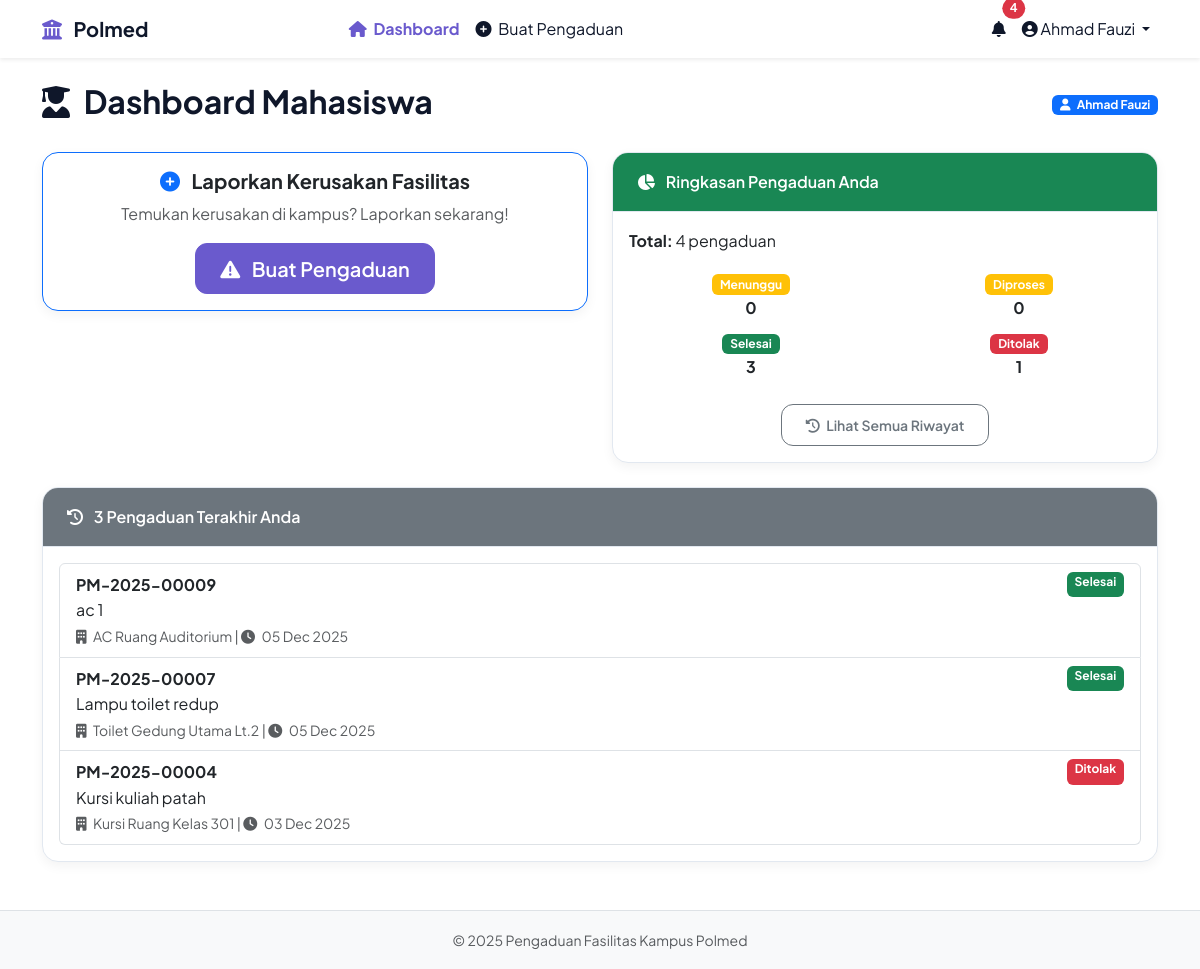
Page /dashboard/mahasiswa/index.php (signed in) on the committed database.
### tables this page shows
CREATE TABLE `pengaduan` (
  `id` int(11) NOT NULL,
  `user_id` int(11) NOT NULL,
  `fasilitas_id` int(11) NOT NULL,
  `no_tiket` varchar(20) NOT NULL,
  `judul` varchar(150) NOT NULL,
  `deskripsi` text NOT NULL,
  `foto` varchar(255) DEFAULT NULL,
  `status` enum('menunggu','diproses','selesai','ditolak') NOT NULL DEFAULT 'menunggu',
  `created_at` timestamp NOT NULL DEFAULT current_timestamp(),
  `updated_at` timestamp NOT NULL DEFAULT current_timestamp() ON UPDATE current_timestamp()
);

CREATE TABLE `fasilitas` (
  `id` int(11) NOT NULL,
  `nama` varchar(100) NOT NULL,
  `lokasi` varchar(100) DEFAULT NULL,
  `deskripsi` text DEFAULT NULL
);

### dashboard/mahasiswa/index.php (the view, shortened to what this page needs)
<?php include '../../includes/header.php'; ?>
<div class="d-flex justify-content-between align-items-center mb-4">
    <h2><i class="fas fa-user-graduate me-2"></i> Dashboard Mahasiswa</h2>
    <span class="badge bg-primary">
        <i class="fas fa-user me-1"></i> <?= htmlspecialchars($_SESSION['nama']) ?>
    </span>
</div>
<div class="row mb-4">
    <div class="col-md-6">
        <div class="card border-primary">
            <div class="card-body text-center">
                <h5 class="card-title">
                    <i class="fas fa-plus-circle text-primary me-2"></i>
                    Laporkan Kerusakan Fasilitas
                </h5>
                <p class="text-muted mb-3">
                    Temukan kerusakan di kampus? Laporkan sekarang!
                </p>
                <a href="buat_pengaduan.php" class="btn btn-primary btn-lg">
                    <i class="fas fa-exclamation-triangle me-2"></i> Buat Pengaduan
                </a>
            </div>
        </div>
    </div>
    <div class="col-md-6">
        <?php
        $stats = [];
        $result = $koneksi->query("SELECT COUNT(*) as total FROM pengaduan WHERE user_id = $user_id");
        $stats['total'] = $result->fetch_assoc()['total'];
        $result = $koneksi->query("SELECT COUNT(*) as selesai FROM pengaduan WHERE user_id = $user_id AND status = 'selesai'");
        $stats['selesai'] = $result->fetch_assoc()['selesai'];
        $status_labels = [
            'menunggu' => 'Menunggu',
            'diproses' => 'Diproses',
            'selesai' => 'Selesai',
            'ditolak' => 'Ditolak'
        ];
        ?>
        <div class="card">
            <div class="card-header bg-success text-white">
                <i class="fas fa-chart-pie me-2"></i> Ringkasan Pengaduan Anda
            </div>
            <div class="card-body">
                <p><strong>Total:</strong> <?= $stats['total'] ?> pengaduan</p>
                <div class="row text-center">
                    <?php foreach (['menunggu', 'diproses', 'selesai', 'ditolak'] as $status): ?>
                        <?php
                        $result = $koneksi->query("SELECT COUNT(*) as total FROM pengaduan WHERE user_id = $user_id AND status = '$status'");
                        $count = $result->fetch_assoc()['total'];
                        $label = $status_labels[$status];
                        $color = $status == 'selesai' ? 'success' : ($status == 'ditolak' ? 'danger' : 'warning');
                        ?>
                        <div class="col-6 mb-2">
                            <div class="badge bg-<?= $color ?>"><?= $label ?></div><br>
                            <strong><?= $count ?></strong>
                        </div>
                    <?php endforeach; ?>
                </div>
                <div class="mt-3 text-center">
                    <a href="riwayat.php" class="btn btn-outline-secondary btn-sm">
                        <i class="fas fa-history me-1"></i> Lihat Semua Riwayat
                    </a>
                </div>
            </div>
        </div>
    </div>
</div>
<div class="card">
    <div class="card-header bg-secondary text-white">
        <i class="fas fa-history me-2"></i> 3 Pengaduan Terakhir Anda
    </div>
    <div class="card-body">
        <?php
        $recent_query = "
            SELECT id, no_tiket, judul, status, created_at, fasilitas_id
            FROM pengaduan
            WHERE user_id = $user_id
            ORDER BY created_at DESC
            LIMIT 3
        ";
        $recent_result = $koneksi->query($recent_query);
        ?>
        <?php if ($recent_result->num_rows > 0): ?>
            <div class="list-group">
                <?php while ($row = $recent_result->fetch_assoc()): ?>
                    <?php
                    $fas_query = "SELECT nama FROM fasilitas WHERE id = " . $row['fasilitas_id'];
                    $fas_result = $koneksi->query($fas_query);
                    $fasilitas = $fas_result->num_rows ? $fas_result->fetch_assoc()['nama'] : '—';
                    ?>
                    <div class="list-group-item">
                        <div class="d-flex justify-content-between">
                            <strong><?= htmlspecialchars($row['no_tiket']) ?></strong>
                            <span class="badge bg-<?=
                                $row['status'] == 'selesai' ? 'success' :
                                ($row['status'] == 'diproses' ? 'info' :
                                ($row['status'] == 'ditolak' ? 'danger' : 'warning'))
                            ?>"><?= ucfirst($row['status']) ?></span>
                        </div>
                        <div><?= htmlspecialchars($row['judul']) ?></div>
                        <small class="text-muted">
                            <i class="fas fa-building me-1"></i> <?= htmlspecialchars($fasilitas) ?> |
                            <i class="fas fa-clock me-1"></i> <?= date('d M Y', strtotime($row['created_at'])) ?>
                        </small>
                    </div>
                <?php endwhile; ?>
            </div>
        <?php endif; ?>
    </div>
</div>
<?php include '../../includes/footer.php'; ?>

### assets/css/style.css (style rules this page uses)
:root { --primary: #6a5acd; --primary-light: #8a7fd4; --primary-dark: #4a3a9c; --success: #10b981; --warning: #f59e0b; --danger: #ef4444; --white: #ffffff; --gray-100: #f8fafc; --gray-200: #e2e8f0; --gray-700: #334155; --shadow: 0 4px 12px rgba(0, 0, 0, 0.05); --border-radius: 16px; }
body { font-family: 'Plus Jakarta Sans', -apple-system, BlinkMacSystemFont, 'Segoe UI', Roboto, sans-serif; background-color: var(--white); color: var(--gray-700); line-height: 1.6; }
h1, h2, h3, h4, h5, h6 { font-weight: 700; color: #0f172a; }
.card { border: 1px solid var(--gray-200); border-radius: var(--border-radius); box-shadow: var(--shadow); transition: transform 0.3s ease; overflow: hidden; }
.card-header { background-color: var(--white); border-bottom: 1px solid var(--gray-200); font-weight: 600; padding: 1rem 1.5rem; }
.btn { font-weight: 600; border-radius: 12px; padding: 0.6rem 1.5rem; }
.btn-primary { background-color: var(--primary); border-color: var(--primary); }

### includes/header.php (style rules this page uses)
body { font-family: 'Plus Jakarta Sans', -apple-system, BlinkMacSystemFont, sans-serif; }

### rows in the picture
pengaduan: no_tiket "PM-2025-00009", status "Selesai", judul "ac 1", fasilitas.nama "AC Ruang Auditorium", created_at "05 Dec 2025"
pengaduan: no_tiket "PM-2025-00007", status "Selesai", judul "Lampu toilet redup", fasilitas.nama "Toilet Gedung Utama Lt.2", created_at "05 Dec 2025"
pengaduan: no_tiket "PM-2025-00004", status "Ditolak", judul "Kursi kuliah patah", fasilitas.nama "Kursi Ruang Kelas 301", created_at "03 Dec 2025"

### other values in the picture
$notif_count "4"
$_SESSION['nama'] "Ahmad Fauzi"
$stats['total'] "4"
$label "Menunggu"
$count "0"
$label "Diproses"
$label "Selesai"
$count "3"
$label "Ditolak"
$count "1"
